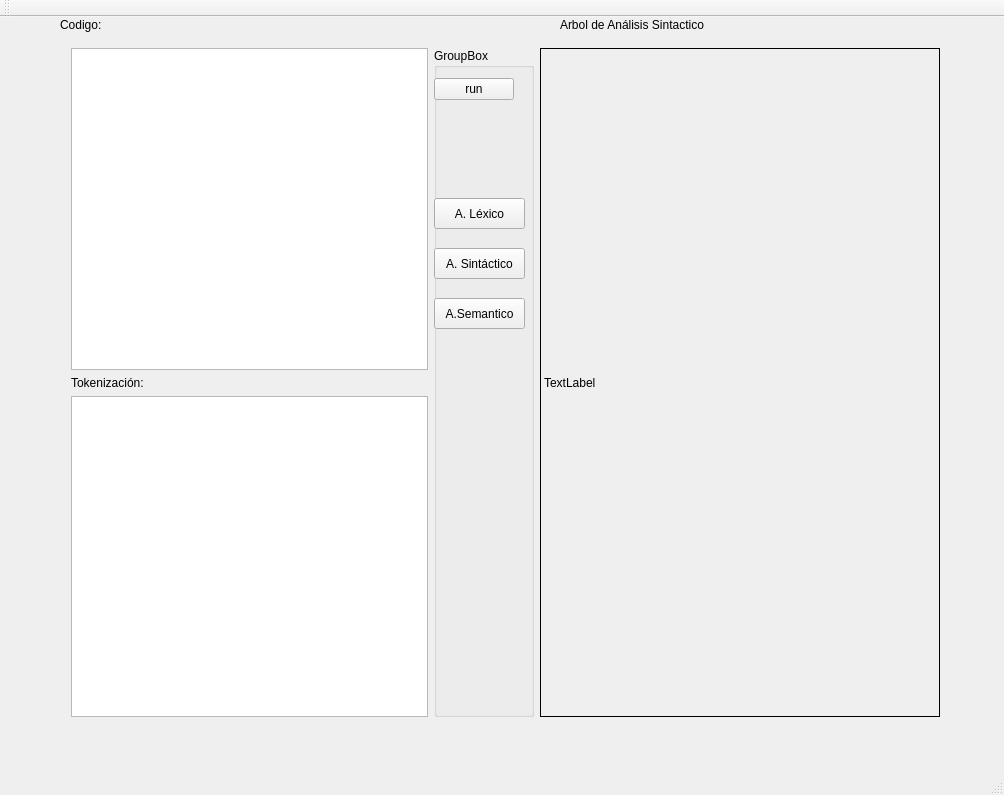
<?xml version="1.0" encoding="UTF-8"?>
<ui version="4.0">
 <class>MainWindow</class>
 <widget class="QMainWindow" name="MainWindow">
  <property name="geometry">
   <rect>
    <x>0</x>
    <y>0</y>
    <width>1004</width>
    <height>795</height>
   </rect>
  </property>
  <property name="minimumSize">
   <size>
    <width>400</width>
    <height>0</height>
   </size>
  </property>
  <property name="windowTitle">
   <string>MainWindow</string>
  </property>
  <widget class="QWidget" name="centralWidget">
   <property name="enabled">
    <bool>true</bool>
   </property>
   <widget class="QWidget" name="horizontalLayoutWidget">
    <property name="geometry">
     <rect>
      <x>60</x>
      <y>20</y>
      <width>891</width>
      <height>691</height>
     </rect>
    </property>
    <layout class="QHBoxLayout" name="horizontalLayout">
     <item>
      <layout class="QVBoxLayout" name="verticalLayout">
       <item>
        <widget class="QTextEdit" name="textEdit"/>
       </item>
       <item>
        <widget class="QLabel" name="label_2">
         <property name="text">
          <string>Tokenización:</string>
         </property>
        </widget>
       </item>
       <item>
        <widget class="QTextEdit" name="textEdit_2"/>
       </item>
      </layout>
     </item>
     <item>
      <widget class="QGroupBox" name="groupBox">
       <property name="minimumSize">
        <size>
         <width>100</width>
         <height>0</height>
        </size>
       </property>
       <property name="title">
        <string>GroupBox</string>
       </property>
       <widget class="QPushButton" name="pushButton">
        <property name="geometry">
         <rect>
          <x>0</x>
          <y>30</y>
          <width>80</width>
          <height>22</height>
         </rect>
        </property>
        <property name="text">
         <string>run</string>
        </property>
       </widget>
       <widget class="QPushButton" name="pushButton_3">
        <property name="geometry">
         <rect>
          <x>0</x>
          <y>150</y>
          <width>91</width>
          <height>31</height>
         </rect>
        </property>
        <property name="text">
         <string>A. Léxico</string>
        </property>
       </widget>
       <widget class="QPushButton" name="pushButton_4">
        <property name="geometry">
         <rect>
          <x>0</x>
          <y>250</y>
          <width>91</width>
          <height>31</height>
         </rect>
        </property>
        <property name="text">
         <string>A.Semantico</string>
        </property>
       </widget>
       <widget class="QPushButton" name="pushButton_5">
        <property name="geometry">
         <rect>
          <x>0</x>
          <y>200</y>
          <width>91</width>
          <height>31</height>
         </rect>
        </property>
        <property name="text">
         <string>A. Sintáctico</string>
        </property>
       </widget>
      </widget>
     </item>
     <item>
      <widget class="QLabel" name="label_arbol">
       <property name="sizePolicy">
        <sizepolicy hsizetype="Preferred" vsizetype="Preferred">
         <horstretch>0</horstretch>
         <verstretch>0</verstretch>
        </sizepolicy>
       </property>
       <property name="minimumSize">
        <size>
         <width>400</width>
         <height>0</height>
        </size>
       </property>
       <property name="mouseTracking">
        <bool>true</bool>
       </property>
       <property name="frameShape">
        <enum>QFrame::Box</enum>
       </property>
       <property name="text">
        <string>TextLabel</string>
       </property>
       <property name="textFormat">
        <enum>Qt::PlainText</enum>
       </property>
       <property name="scaledContents">
        <bool>true</bool>
       </property>
       <property name="openExternalLinks">
        <bool>true</bool>
       </property>
      </widget>
     </item>
    </layout>
   </widget>
   <widget class="QLabel" name="label">
    <property name="geometry">
     <rect>
      <x>60</x>
      <y>0</y>
      <width>161</width>
      <height>16</height>
     </rect>
    </property>
    <property name="text">
     <string>Codigo:</string>
    </property>
   </widget>
   <widget class="QLabel" name="label_3">
    <property name="geometry">
     <rect>
      <x>560</x>
      <y>0</y>
      <width>221</width>
      <height>16</height>
     </rect>
    </property>
    <property name="text">
     <string>Arbol de Análisis Sintactico</string>
    </property>
   </widget>
  </widget>
  <widget class="QMenuBar" name="menuBar">
   <property name="geometry">
    <rect>
     <x>0</x>
     <y>0</y>
     <width>1004</width>
     <height>19</height>
    </rect>
   </property>
  </widget>
  <widget class="QToolBar" name="mainToolBar">
   <attribute name="toolBarArea">
    <enum>TopToolBarArea</enum>
   </attribute>
   <attribute name="toolBarBreak">
    <bool>false</bool>
   </attribute>
  </widget>
  <widget class="QStatusBar" name="statusBar"/>
 </widget>
 <layoutdefault spacing="6" margin="11"/>
 <resources/>
 <connections/>
</ui>
